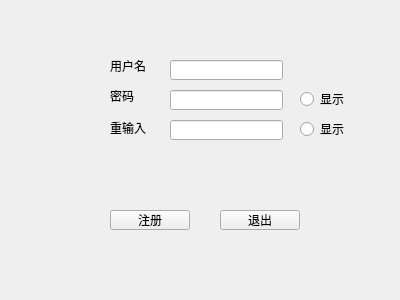
<?xml version="1.0" encoding="UTF-8"?>
<ui version="4.0">
 <class>regis</class>
 <widget class="QWidget" name="regis">
  <property name="geometry">
   <rect>
    <x>0</x>
    <y>0</y>
    <width>400</width>
    <height>300</height>
   </rect>
  </property>
  <property name="windowTitle">
   <string>Form</string>
  </property>
  <widget class="QRadioButton" name="radioButton">
   <property name="geometry">
    <rect>
     <x>300</x>
     <y>90</y>
     <width>51</width>
     <height>18</height>
    </rect>
   </property>
   <property name="text">
    <string>显示</string>
   </property>
  </widget>
  <widget class="QRadioButton" name="radioButton_2">
   <property name="geometry">
    <rect>
     <x>300</x>
     <y>120</y>
     <width>51</width>
     <height>18</height>
    </rect>
   </property>
   <property name="text">
    <string>显示</string>
   </property>
  </widget>
  <widget class="QLabel" name="label_3">
   <property name="geometry">
    <rect>
     <x>110</x>
     <y>60</y>
     <width>54</width>
     <height>12</height>
    </rect>
   </property>
   <property name="text">
    <string>用户名</string>
   </property>
  </widget>
  <widget class="QLabel" name="label_4">
   <property name="geometry">
    <rect>
     <x>110</x>
     <y>90</y>
     <width>54</width>
     <height>12</height>
    </rect>
   </property>
   <property name="text">
    <string>密码</string>
   </property>
  </widget>
  <widget class="QLabel" name="lab_5">
   <property name="geometry">
    <rect>
     <x>110</x>
     <y>120</y>
     <width>51</width>
     <height>16</height>
    </rect>
   </property>
   <property name="text">
    <string>重输入</string>
   </property>
  </widget>
  <widget class="QLineEdit" name="lineEdit_4">
   <property name="geometry">
    <rect>
     <x>170</x>
     <y>60</y>
     <width>113</width>
     <height>20</height>
    </rect>
   </property>
  </widget>
  <widget class="QLineEdit" name="let_passwd1">
   <property name="geometry">
    <rect>
     <x>170</x>
     <y>90</y>
     <width>113</width>
     <height>20</height>
    </rect>
   </property>
  </widget>
  <widget class="QLineEdit" name="let_passwd2">
   <property name="geometry">
    <rect>
     <x>170</x>
     <y>120</y>
     <width>113</width>
     <height>20</height>
    </rect>
   </property>
  </widget>
  <widget class="QPushButton" name="btn_inlog">
   <property name="geometry">
    <rect>
     <x>110</x>
     <y>210</y>
     <width>80</width>
     <height>20</height>
    </rect>
   </property>
   <property name="text">
    <string>注册</string>
   </property>
  </widget>
  <widget class="QPushButton" name="btn_quit">
   <property name="geometry">
    <rect>
     <x>220</x>
     <y>210</y>
     <width>80</width>
     <height>20</height>
    </rect>
   </property>
   <property name="text">
    <string>退出</string>
   </property>
  </widget>
 </widget>
 <resources/>
 <connections/>
</ui>
